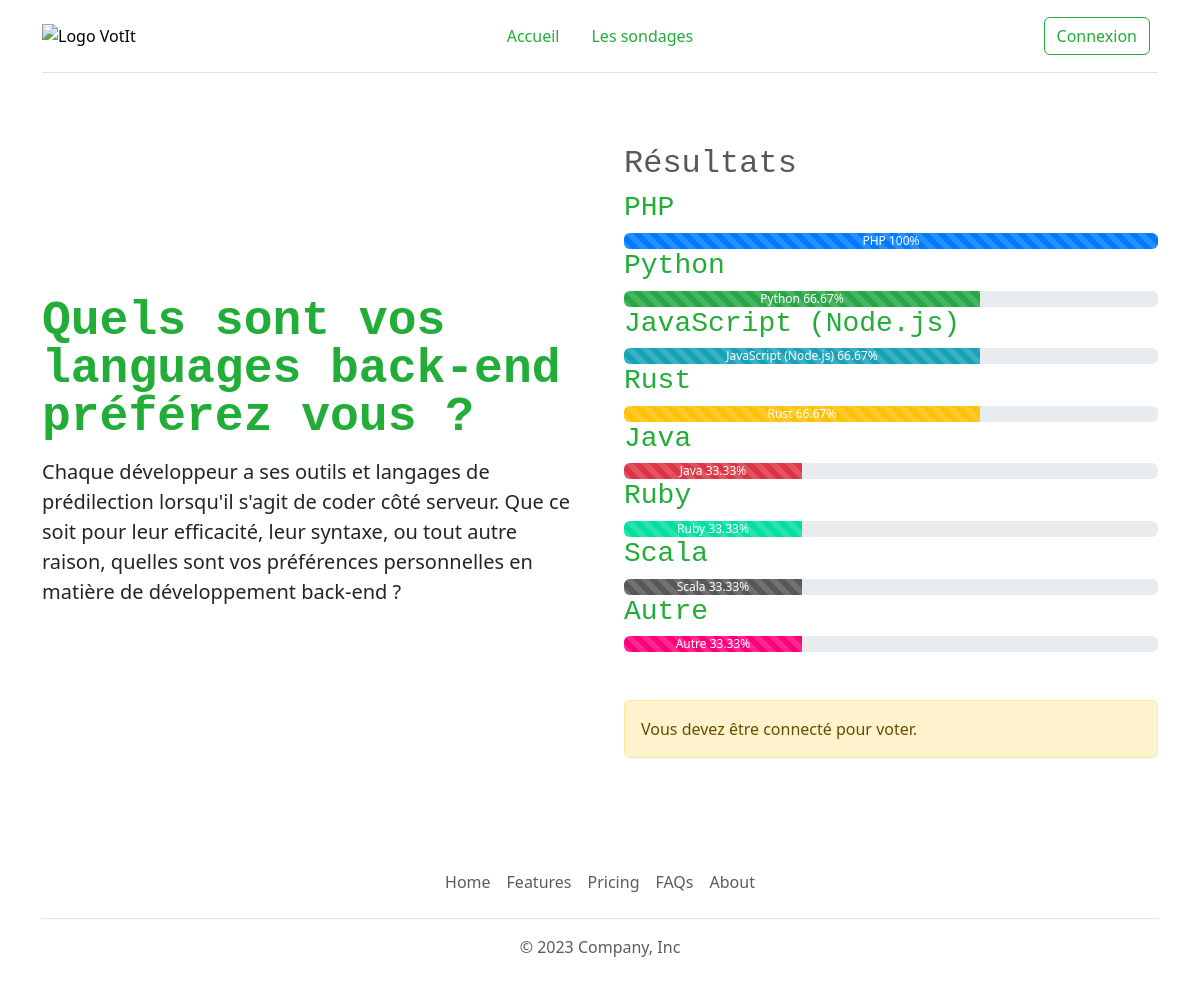
The page /sondage.php?id=1 on the database its author committed.
### tables this page shows
CREATE TABLE IF NOT EXISTS `poll` (
  `id` int(11) UNSIGNED NOT NULL AUTO_INCREMENT,
  `title` varchar(255) NOT NULL,
  `description` text NOT NULL,
  `user_id` int(10) UNSIGNED NOT NULL,
  `category_id` int(11) UNSIGNED NOT NULL,
  PRIMARY KEY (`id`),
  KEY `user_id` (`user_id`),
  KEY `category_id` (`category_id`)
);

CREATE TABLE IF NOT EXISTS `poll_item` (
  `id` int(11) UNSIGNED NOT NULL AUTO_INCREMENT,
  `name` varchar(255) NOT NULL,
  `poll_id` int(11) UNSIGNED NOT NULL,
  PRIMARY KEY (`id`),
  KEY `poll_id` (`poll_id`)
);

### lib/poll.php (called while the page is built, shortened)
<?php
function getPollById(PDO $pdo, int $id): array|bool
{
    $query = $pdo->prepare('SELECT * FROM poll WHERE id = :id');
    $query->bindValue(':id', $id, PDO::PARAM_INT);
    $query->execute();
    return $query->fetch(PDO::FETCH_ASSOC);
}
function getPollResultsByPollId(PDO $pdo, int $id): array
{
    $query = $pdo->prepare('SELECT pi.id, pi.name, COUNT(upi.poll_item_id) as votes FROM poll_item pi
                            LEFT JOIN user_poll_item upi ON upi.poll_item_id = pi.id
                            WHERE poll_id = :id
                            GROUP BY pi.id
                            ORDER BY votes DESC');
    $query->bindValue(':id', $id, PDO::PARAM_INT);
    $query->execute();
    return $query->fetchAll(PDO::FETCH_ASSOC);
}
function getPollTotalUsersByPollId(PDO $pdo, int $id): int
{
    $query = $pdo->prepare('SELECT COUNT(DISTINCT upi.user_id) as total_users
                            FROM poll_item pi
                            LEFT JOIN user_poll_item upi ON upi.poll_item_id = pi.id
                            WHERE pi.poll_id = :id');
    $query->bindValue(':id', $id, PDO::PARAM_INT);
    $query->execute();
    $res = $query->fetch(PDO::FETCH_ASSOC);
    if ($res) {
        return (int)$res['total_users'];
    } else {
        return 0;
    }
}

### sondage.php (the view, shortened to what this page needs)
<?php
require_once 'lib/required_files.php';
require_once 'lib/poll.php';
$error404 = false;
$messages = [];
$errors = [];
if (isset($_GET['id'])) {
    $id = (int)$_GET['id'];
    $poll = getPollById($pdo, $id);
    if ($poll) {
        $results = getPollResultsByPollId($pdo, $id);
        $totalUsers = getPollTotalUsersByPollId($pdo, $id);
        $items = getPollItems($pdo, $id);
    } else {
        $error404 = true;
    }
} else {
    $error404 = true;
}
require_once 'templates/header.php';
if (!$error404) {
?>
    <div class="row align-items-center g-5 py-5">
        <div class="col-lg-6">
            <h1 class="display-5 fw-bold lh-1 mb-3"><?= $poll['title'] ?></h1>
            <p class="lead"><?= $poll['description'] ?></p>
        </div>
        <div class="col-10 col-sm-8 col-lg-6">
            <h2>Résultats</h2>
            <div class="results">
                <?php foreach ($results as $index => $result) {
                    if ($totalUsers) {
                        $resultPercent = $result['votes'] / $totalUsers * 100;
                    } else {
                        $resultPercent = 0;
                    }
                ?>
                    <h3><?= $result['name'] ?></h3>
                    <div class="progress" role="progressbar" aria-label="<?= $result['name'] ?>" aria-valuenow="<?= $resultPercent; ?>" aria-valuemin="0" aria-valuemax="100">
                        <div class="progress-bar progress-bar-striped progress-color-<?= $index ?>" style="width: <?= $resultPercent; ?>%"><?= $result['name'] ?> <?= round($resultPercent, 2); ?>%</div>
                    </div>
                <?php } ?>
            </div>
            <div class="mt-5">
                <?php if (isset($_SESSION['user'])) { ?>
                    <div>
                        <form method="post">
                            <h2>Votez pour ce sondage :</h2>
                            <h3><?= $poll['title']; ?></h3>
                            <div class="btn-group" role="group" aria-label="Basic checkbox toggle button group">
                                <?php foreach ($items as $key => $item) { ?>
                                    <input type="checkbox" class="btn-check" id="btncheck<?= $item['id'] ?>" autocomplete="off" value="<?= $item['id'] ?>" name="items[]">
                                    <label class="btn btn-outline-primary" for="btncheck<?= $item['id'] ?>"><?= $item['name'] ?></label>
                                <?php } ?>
                            </div>
                            <?php if ($messages) { ?>
                                <?php foreach ($messages as $message) { ?>
                                    <div class="alert alert-success mt-2" role="alert">
                                        <?=$message?>
                                    </div>
                                <?php } ?>
                            <?php } ?>
                            <?php if ($errors) { ?>
                                <?php foreach ($errors as $error) { ?>
                                    <div class="alert alert-danger mt-2" role="alert">
                                        <?=$error?>
                                    </div>
                                <?php } ?>
                            <?php } ?>
                            <div class="mt-2">
                                <input type="submit" name="voteSubmit" class="btn btn-primary" value="Voter">
                            </div>
                        </form>
                    </div>
                <?php } else { ?>
                    <div class="alert alert-warning">
                        Vous devez être connecté pour voter.
                    </div>
                <?php } ?>
            </div>
        </div>
    </div>
<?php } else { ?>
    <h1>Le sondage n'existe pas</h1>
<?php } ?>
<?php require_once 'templates/footer.php'; ?>

### templates/header.php (shortened to what this page needs)
<?php
    $mainMenu = [
        'index.php' => 'Accueil',
        'sondages.php' => 'Les sondages',
    ];
?>
<!DOCTYPE html>
<html lang="en">
<head>
    <link href="https://cdn.jsdelivr.net/npm/bootstrap@5.3.2/dist/css/bootstrap.min.css" rel="stylesheet">
    <link rel="stylesheet" href="/assets/css/override-bootstrap.css">
</head>
<body>
    <div class="container">
        <header class="d-flex flex-wrap align-items-center justify-content-center justify-content-md-between py-3 mb-4 border-bottom">
            <div class="col-md-3 mb-2 mb-md-0">
                <a href="/" class="d-inline-flex link-body-emphasis text-decoration-none">
                    <img src="/assets/images/logo-votit.png" alt="Logo VotIt" width="170">
                </a>
            </div>
            <ul class="nav nav-pills">
                <?php foreach ($mainMenu as $page => $titre) { ?>
                    <li class="nav-item">
                        <a href="<?=$page; ?>"
                            class="nav-link <?php if (basename($_SERVER['SCRIPT_NAME']) === $page) { echo 'active'; }?>"><?=$titre; ?>
                        </a>
                    </li>
                <?php } ?>
            </ul>
            <div class="col-md-3 text-end">
                <?php if (isset($_SESSION['user'])) { ?>
                    <a href="logout.php" class="btn btn-primary">Déconnexion</a>
                <?php } else { ?>
                    <a href="login.php" class="btn btn-outline-primary me-2">Connexion</a>
                <?php } ?>
            </div>
        </header>
        <main>

### templates/footer.php (shortened to what this page needs)
</main>
<footer class="py-3 my-4">
    <ul class="nav justify-content-center border-bottom pb-3 mb-3">
        <li class="nav-item"><a href="#" class="nav-link px-2 text-body-secondary">Home</a></li>
        <li class="nav-item"><a href="#" class="nav-link px-2 text-body-secondary">Features</a></li>
        <li class="nav-item"><a href="#" class="nav-link px-2 text-body-secondary">Pricing</a></li>
        <li class="nav-item"><a href="#" class="nav-link px-2 text-body-secondary">FAQs</a></li>
        <li class="nav-item"><a href="#" class="nav-link px-2 text-body-secondary">About</a></li>
    </ul>
    <p class="text-center text-body-secondary">© 2023 Company, Inc</p>
</footer>
</div>
</body>
</html>

### rows shown on the page
poll: title "Quels sont vos languages back-end préférez vous ?", description "Chaque développeur a ses outils et langages de prédilection lorsqu'il s'agit de coder côté serveur. Que ce soit pour leur efficacité, leur syntaxe, ou tout autre raison, quelles sont vos préférences personnelles en matière de développement back-end ?"
poll_item: name "PHP", resultPercent "100"
poll_item: name "Python", $resultPercent 66.666666666667 (drawn), resultPercent "66.67"
poll_item: name "JavaScript (Node.js)", $resultPercent 66.666666666667 (drawn), resultPercent "66.67"
poll_item: name "Rust", $resultPercent 66.666666666667 (drawn), resultPercent "66.67"
poll_item: name "Java", $resultPercent 33.333333333333 (drawn), resultPercent "33.33"
poll_item: name "Ruby", $resultPercent 33.333333333333 (drawn), resultPercent "33.33"
poll_item: name "Scala", $resultPercent 33.333333333333 (drawn), resultPercent "33.33"
poll_item: name "Autre", $resultPercent 33.333333333333 (drawn), resultPercent "33.33"

### other values the page prints
$titre "Accueil"
$titre "Les sondages"
